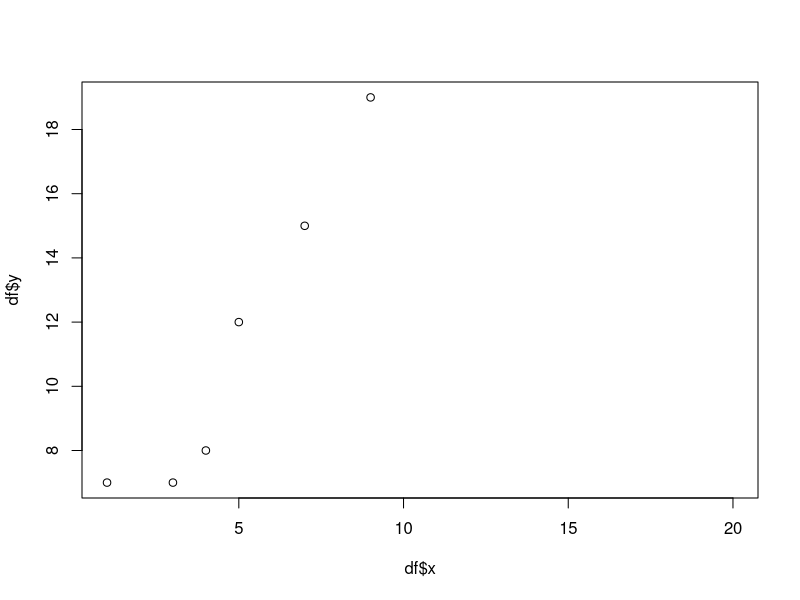
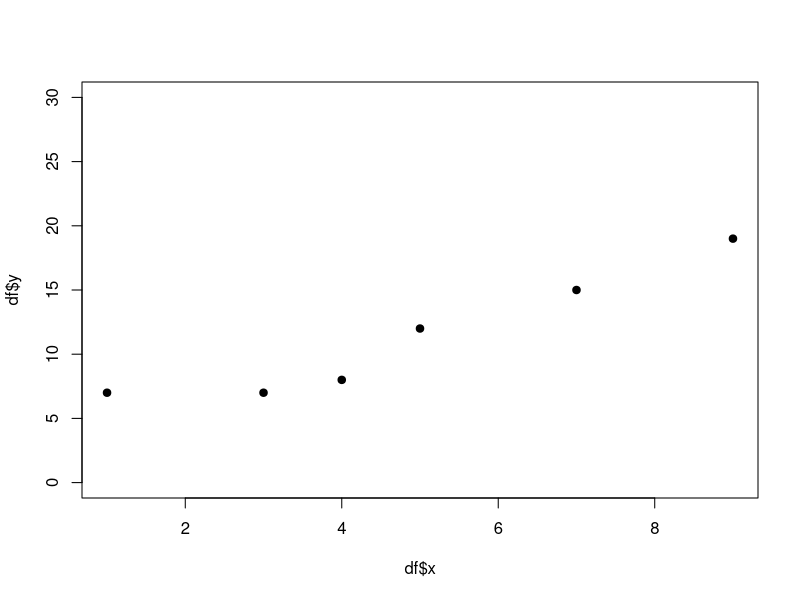
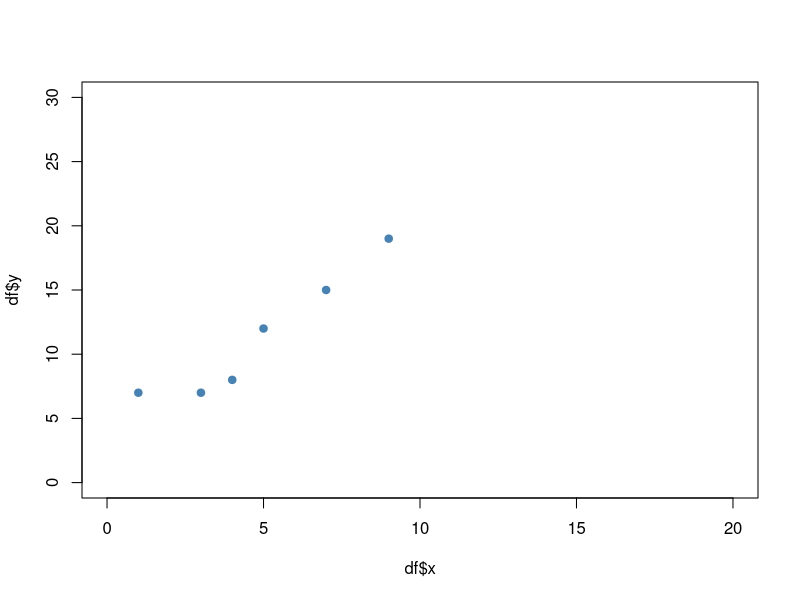

The R source for these figures, in order:
# use xlim() to  set x-axis limits
# define data frame
df <- data.frame(x=c(1, 3, 4, 5, 7, 9),
                 y=c(7, 7, 8, 12, 15, 19))

# create scatterplot with x=axis limits ranging from 0 to 20
plot(df$x, df$y, xlim = c(1, 20))

# use ylim() to set y-axis limits
# define data frame
df <- data.frame(x=c(1, 3, 4, 5, 7, 9),
                 y=c(7, 7, 8, 12, 15, 19))

# create scatter plot with y=axis limits ranging from 0 to 30
plot(df$x, df$y, pch=19, ylim=c(0, 30))

# use xlim() and ylim() to set axis limits
# define data frame
df <- data.frame(x=c(1, 3, 4, 5, 7, 9),
                 y=c(7, 7, 8, 12, 15, 19))

# create scatterplot and specify both x-axis limits and y-axis limits
plot(df$x, df$y, pch=19, col="steelblue", xlim=c(0, 20), ylim=c(0, 30))
